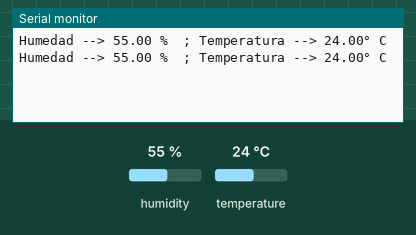
A sketch run on a simulated Arduino Uno, built with avr-gcc and run on an emulated ATmega328P. Shown: the last lines printed to the serial monitor. The test bench sets the inputs (shaded band); at power-on: humidity 55 %, temperature 24 °C.

Above: at 4.8 s.
4.9 s: humidity set to 22 %
At 7.5 s:
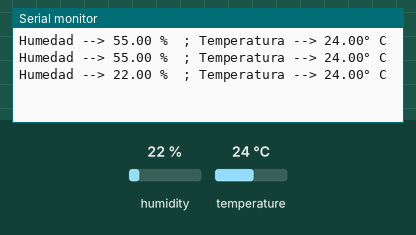
7.9 s: temperature set to 12 °C
At 8.8 s:
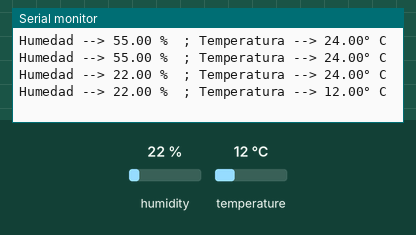
10.9 s: humidity set to 40 %
At 13.6 s:
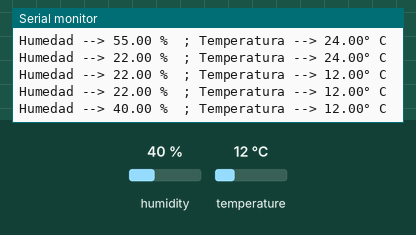
Timing chart, 0 to 15.1 s (numbered marks = the images above; inputs shaded):
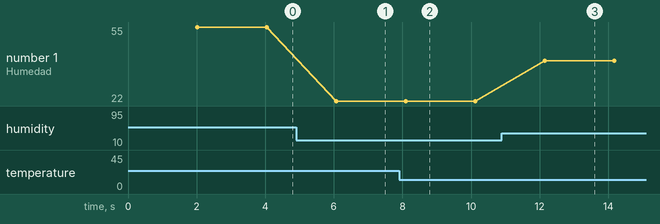

Measured:
- after the input at 4.9 s, the serial monitor: prints a new line after 1.2 s (image 1)
- after the input at 7.9 s, the serial monitor: prints a new line after 0.20 s (image 2)
- after the input at 10.9 s, the serial monitor: prints a new line after 1.2 s (image 3)
- plotted number 1: 55 → 22 after the input at 4.9 s, 22 → 40 after the input at 10.9 s

The sketch:

13DHT11.ino
```cpp
#include "DHT.h"

#define DHTPIN 2
#define DHTTYPE DHT11   // DHT 11
//#define DHTTYPE DHT22   // DHT 22  (AM2302), AM2321
//#define DHTTYPE DHT21   // DHT 21 (AM2301)

DHT dht(DHTPIN, DHTTYPE);

void setup() {
  Serial.begin(9600);
  dht.begin();
}

void loop() {
  delay(2000);
  // Capturando la humedad
  float h = dht.readHumidity();
  // Capturando temperatura en Centigrados
  float t = dht.readTemperature();
  Serial.print("Humedad --> ");
  Serial.print(h);
  Serial.print(" % ");
  Serial.print(" ; Temperatura --> ");
  Serial.print(t);
  Serial.println("° C");

}
```
